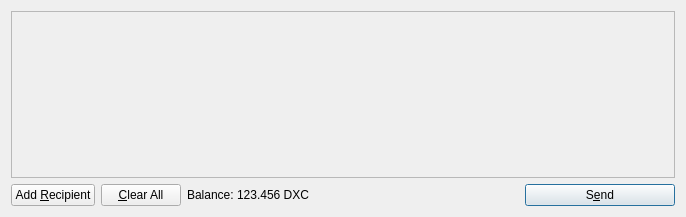
<?xml version="1.0" encoding="UTF-8"?>
<ui version="4.0">
 <class>SendCoinsDialog</class>
 <widget class="QDialog" name="SendCoinsDialog">
  <property name="geometry">
   <rect>
    <x>0</x>
    <y>0</y>
    <width>686</width>
    <height>217</height>
   </rect>
  </property>
  <property name="windowTitle">
   <string>Send Coins</string>
  </property>
  <layout class="QVBoxLayout" name="verticalLayout">
   <item>
    <widget class="QScrollArea" name="scrollArea">
     <property name="widgetResizable">
      <bool>true</bool>
     </property>
     <widget class="QWidget" name="scrollAreaWidgetContents">
      <property name="geometry">
       <rect>
        <x>0</x>
        <y>0</y>
        <width>666</width>
        <height>165</height>
       </rect>
      </property>
      <layout class="QVBoxLayout" name="verticalLayout_2">
       <property name="margin">
        <number>0</number>
       </property>
       <item>
        <layout class="QVBoxLayout" name="entries">
         <property name="spacing">
          <number>6</number>
         </property>
        </layout>
       </item>
       <item>
        <spacer name="verticalSpacer">
         <property name="orientation">
          <enum>Qt::Vertical</enum>
         </property>
         <property name="sizeHint" stdset="0">
          <size>
           <width>20</width>
           <height>40</height>
          </size>
         </property>
        </spacer>
       </item>
      </layout>
     </widget>
    </widget>
   </item>
   <item>
    <layout class="QHBoxLayout" name="horizontalLayout">
     <item>
      <widget class="QPushButton" name="addButton">
       <property name="toolTip">
        <string>Send to multiple recipients at once</string>
       </property>
       <property name="text">
        <string>Add &amp;Recipient</string>
       </property>
       <property name="icon">
        <iconset resource="../freicoin.qrc">
         <normaloff>:/icons/add</normaloff>:/icons/add</iconset>
       </property>
       <property name="autoDefault">
        <bool>false</bool>
       </property>
      </widget>
     </item>
     <item>
      <widget class="QPushButton" name="clearButton">
       <property name="sizePolicy">
        <sizepolicy hsizetype="Minimum" vsizetype="Fixed">
         <horstretch>0</horstretch>
         <verstretch>0</verstretch>
        </sizepolicy>
       </property>
       <property name="toolTip">
        <string>Remove all transaction fields</string>
       </property>
       <property name="text">
        <string>&amp;Clear All</string>
       </property>
       <property name="icon">
        <iconset resource="../freicoin.qrc">
         <normaloff>:/icons/remove</normaloff>:/icons/remove</iconset>
       </property>
       <property name="autoRepeatDelay">
        <number>300</number>
       </property>
       <property name="autoDefault">
        <bool>false</bool>
       </property>
      </widget>
     </item>
     <item>
      <layout class="QHBoxLayout" name="horizontalLayout_2">
       <property name="spacing">
        <number>3</number>
       </property>
       <item>
        <widget class="QLabel" name="label">
         <property name="text">
          <string>Balance:</string>
         </property>
        </widget>
       </item>
       <item>
        <widget class="QLabel" name="labelBalance">
         <property name="cursor">
          <cursorShape>IBeamCursor</cursorShape>
         </property>
         <property name="text">
          <string>123.456 DXC</string>
         </property>
         <property name="textInteractionFlags">
          <set>Qt::LinksAccessibleByMouse|Qt::TextSelectableByKeyboard|Qt::TextSelectableByMouse</set>
         </property>
        </widget>
       </item>
      </layout>
     </item>
     <item>
      <spacer name="horizontalSpacer">
       <property name="orientation">
        <enum>Qt::Horizontal</enum>
       </property>
       <property name="sizeHint" stdset="0">
        <size>
         <width>40</width>
         <height>20</height>
        </size>
       </property>
      </spacer>
     </item>
     <item>
      <widget class="QPushButton" name="sendButton">
       <property name="minimumSize">
        <size>
         <width>150</width>
         <height>0</height>
        </size>
       </property>
       <property name="toolTip">
        <string>Confirm the send action</string>
       </property>
       <property name="text">
        <string>S&amp;end</string>
       </property>
       <property name="icon">
        <iconset resource="../freicoin.qrc">
         <normaloff>:/icons/send</normaloff>:/icons/send</iconset>
       </property>
       <property name="default">
        <bool>true</bool>
       </property>
      </widget>
     </item>
    </layout>
   </item>
  </layout>
 </widget>
 <resources>
  <include location="../freicoin.qrc"/>
 </resources>
 <connections/>
</ui>
